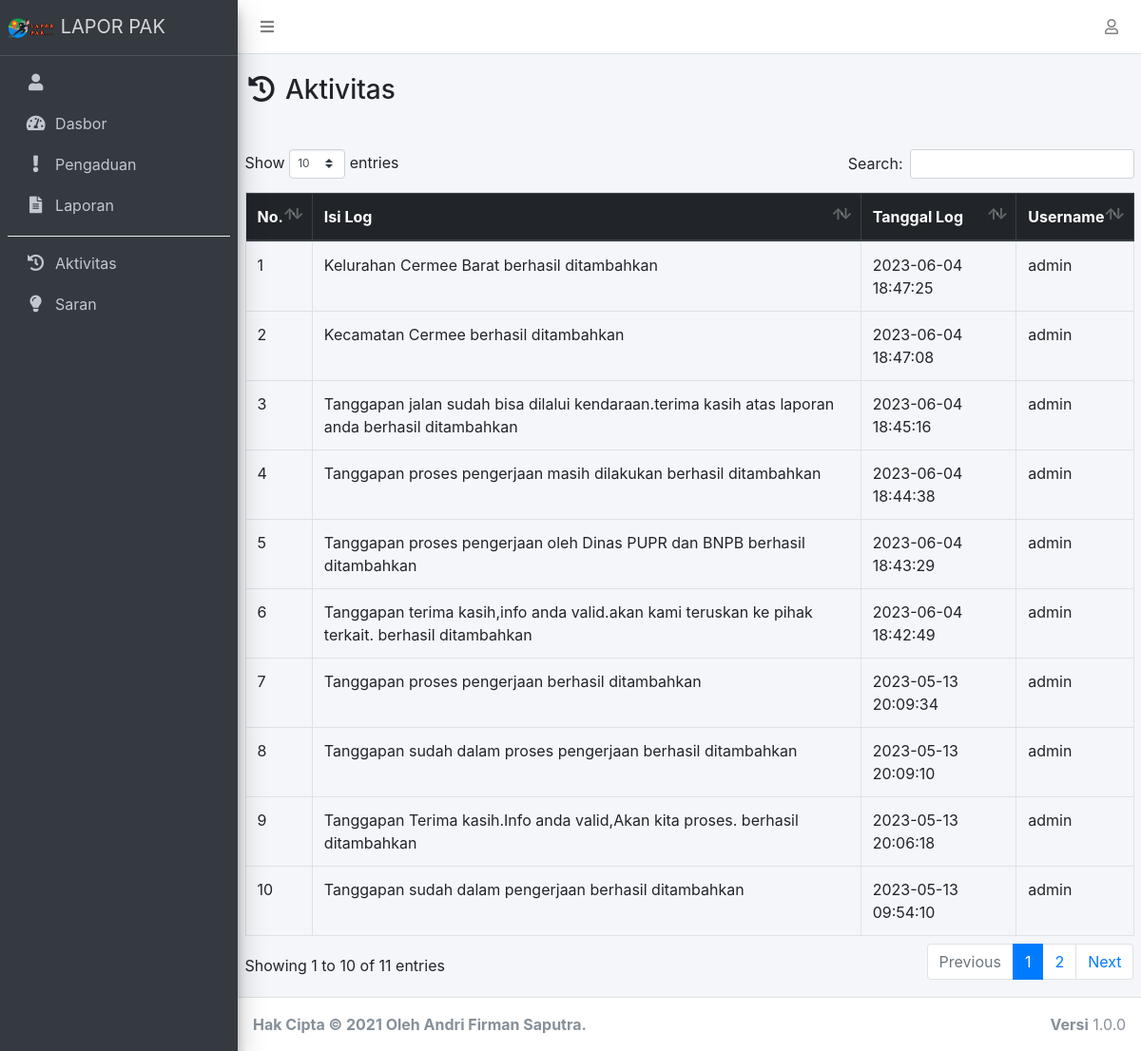
Page /index.php/log on the committed database.
### tables this page shows
CREATE TABLE `log` (
  `id_log` int(11) NOT NULL,
  `isi_log` text NOT NULL,
  `tgl_log` datetime NOT NULL,
  `id_user` int(11) NOT NULL
);

CREATE TABLE `user` (
  `id_user` int(11) NOT NULL,
  `nama` varchar(100) NOT NULL,
  `username` varchar(100) NOT NULL,
  `password` varchar(255) NOT NULL,
  `no_telepon` varchar(20) NOT NULL,
  `jabatan` enum('administrator','operator') NOT NULL
);

### application/controllers/Log.php (called while the page is built, shortened)
<?php
class Log extends CI_Controller
{
	public function __construct()
	{
		$this->load->model('Admin_model', 'admo');
		$this->load->model('Log_model', 'lomo');
	}
	public function index()
	{
		$data['dataUser']	= $this->admo->getDataUserAdmin();
		$data['title'] 		= 'Riwayat';
		$data['log']   		= $this->lomo->getLog();
		$this->load->view('templates/header-admin', $data);
		$this->load->view('log/index', $data);
		$this->load->view('templates/footer-admin', $data);
	}
}

### index.php (called while the page is built, shortened)
<?php
require_once BASEPATH.'core/CodeIgniter.php';

### application/models/Log_model.php (called while the page is built, shortened)
<?php
class Log_model extends CI_Model
{
	public function getLog()
	{
		$this->db->join('user', 'user.id_user=log.id_user');
		$this->db->order_by('tgl_log', 'desc');
		return $this->db->get('log')->result_array();
	}
}

### application/views/log/index.php (the view)
<div class="container">
	<div class="row justify-content-center py-3">
		<div class="col-lg header-title">
			<h3><i class="fas fa-fw fa-history"></i> Aktivitas</h3>
		</div>
	</div>
	<div class="row py-3">
		<div class="col-lg">
			<div class="table-responsive">
				<table class="table table-bordered" id="table_id">
					<thead class="thead-dark">
						<tr>
							<th>No.</th>
							<th>Isi Log</th>
							<th>Tanggal Log</th>
							<th>Username</th>
						</tr>
					</thead>
					<tbody>
						<?php $i = 1; ?>
						<?php foreach ($log as $dl): ?>
							<tr>
								<td><?= $i++; ?></td>
								<td><?= $dl['isi_log']; ?></td>
								<td><?= $dl['tgl_log']; ?></td>
								<td><?= $dl['username']; ?></td>
							</tr>
						<?php endforeach ?>
					</tbody>
				</table>
			</div>
		</div>
	</div>
</div>

### assets/css/zona_lapor.css (style rules this page uses)
.header-title { margin: 5px 0; text-align: center; }
@media (min-width: 992px) { .header-title { margin: 5px 0; text-align: left; } }

### rows in the picture
log: isi_log "Kelurahan Cermee Barat berhasil ditambahkan", tgl_log "2023-06-04 18:47:25", id_user.username "admin"
log: isi_log "Kecamatan Cermee berhasil ditambahkan", tgl_log "2023-06-04 18:47:08", id_user.username "admin"
log: isi_log "Tanggapan jalan sudah bisa dilalui kendaraan.terima kasih atas laporan anda berhasil ditambahkan", tgl_log "2023-06-04 18:45:16", id_user.username "admin"
log: isi_log "Tanggapan proses pengerjaan masih dilakukan berhasil ditambahkan", tgl_log "2023-06-04 18:44:38", id_user.username "admin"
log: isi_log "Tanggapan proses pengerjaan oleh Dinas PUPR dan BNPB berhasil ditambahkan", tgl_log "2023-06-04 18:43:29", id_user.username "admin"
log: isi_log "Tanggapan terima kasih,info anda valid.akan kami teruskan ke pihak terkait. berhasil ditambahkan", tgl_log "2023-06-04 18:42:49", id_user.username "admin"
log: isi_log "Tanggapan proses pengerjaan berhasil ditambahkan", tgl_log "2023-05-13 20:09:34", id_user.username "admin"
log: isi_log "Tanggapan sudah dalam proses pengerjaan berhasil ditambahkan", tgl_log "2023-05-13 20:09:10", id_user.username "admin"
log: isi_log "Tanggapan Terima kasih.Info anda valid,Akan kita proses. berhasil ditambahkan", tgl_log "2023-05-13 20:06:18", id_user.username "admin"
log: isi_log "Tanggapan sudah dalam pengerjaan berhasil ditambahkan", tgl_log "2023-05-13 09:54:10", id_user.username "admin"
